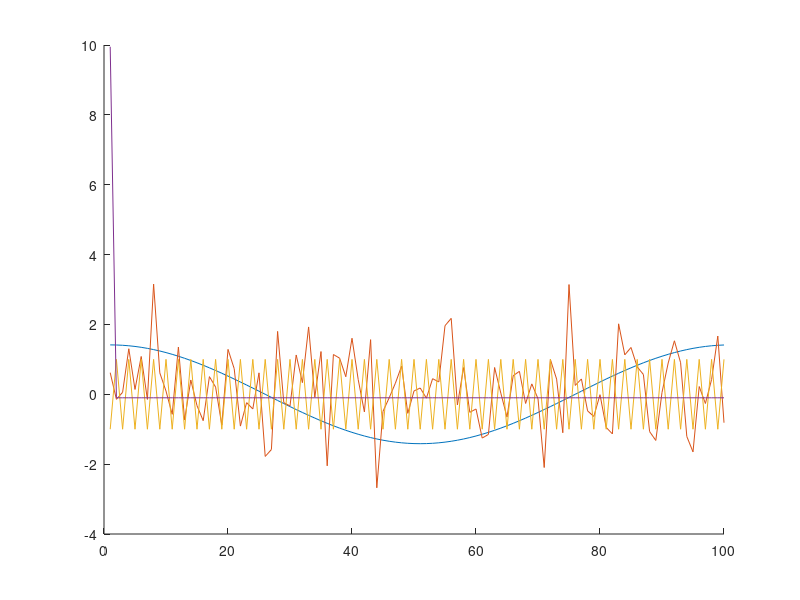

Here is the MATLAB script that generated this plot:
clear all; close all;

varf = @(x) var(x)*(length(x)-1)/length(x);
dist = @(x, n) varf(x.^n) - mean(x.^(n+1))^2/mean(x.^2);
alpha = @(x, n) mean(x.^(n+1))/mean(x.^2);

N = 100;

xs = cos(2*pi*(0:N-1)'/N)*sqrt(2);
as = mean(xs.^4)/mean(xs.^2);
d3s = varf(xs.^3) - as^2*mean(xs.^2);

xg = randn(N, 1);
ag = mean(xg.^4)/mean(xg.^2);
d3g = varf(xg.^3) - ag^2*mean(xg.^2);


x1 = ones(N, 1);
x1(1:2:end) = -1;

x2 = -ones(N, 1)/sqrt(N-1);
x2(1) = sqrt(N-1);

disp([dist(xs, 3), dist(xg, 3), dist(x1, 3), dist(x2, 3)]);


%%
figure; hold all;
plot(xs);
plot(xg);
plot(x1);
plot(x2);